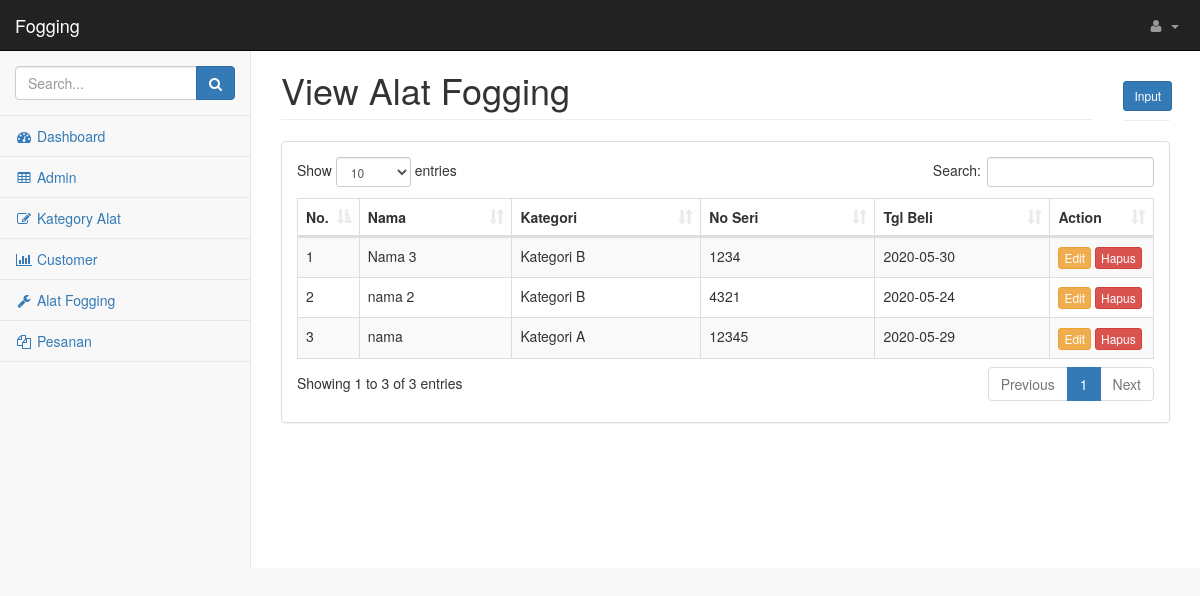
The app's page /index.php/alat_fogging with its own data.
### tables this page shows
CREATE TABLE `alat_fogging` (
  `id_alat` int(11) NOT NULL AUTO_INCREMENT,
  `id_kat` int(11) DEFAULT NULL,
  `nama` varchar(100) DEFAULT NULL,
  `no_seri` varchar(50) DEFAULT NULL,
  `tgl_beli` date DEFAULT NULL,
  PRIMARY KEY (`id_alat`)
);

CREATE TABLE `kategori_alat` (
  `id_kat` int(11) NOT NULL AUTO_INCREMENT,
  `kategori` varchar(50) DEFAULT NULL,
  PRIMARY KEY (`id_kat`)
);

### application/libraries/Template.php (called while the page is built)
<?php if ( ! defined('BASEPATH')) exit('No direct script access allowed');
class Template {
		var $template_data = array();
		function set($name, $value)
		{
			$this->template_data[$name] = $value;
		}
		function load($template = '', $view = '' , $view_data = array(), $return = FALSE)
		{
			$this->CI =& get_instance();
			$this->set('contents', $this->CI->load->view($view, $view_data, TRUE));
			return $this->CI->load->view($template, $this->template_data, $return);
		}
}

### application/controllers/Alat_fogging.php (called while the page is built, shortened)
<?php
class Alat_fogging extends CI_Controller {
	function index(){
        $data['data_view']= $this->alat_fogging_model->get_data();
        $this->template->load('template', 'alat_fogging/view', $data);
    }
}
?>

### index.php (called while the page is built, shortened)
<?php
require_once BASEPATH.'core/CodeIgniter.php';

### application/models/Alat_fogging_model.php (called while the page is built, shortened)
<?php
class Alat_fogging_model extends CI_Model
{
	function get_data(){
        $sql =  'SELECT * FROM alat_fogging a left join kategori_alat b on a.id_kat=b.id_kat order by a.id_alat DESC ';
        $query = $this->db->query($sql)->result();
        return $query;
    }
}
?>

### application/views/alat_fogging/view.php (the view, shortened to what this page needs)
<div class="row">
    <div class="col-lg-11">
        <h1 class="page-header">View Alat Fogging</h1>
    </div>
    <div class="col-lg-1">
        <h1 class="page-header"><a class="btn btn-primary btn-sm" href="<?php echo base_url('alat_fogging/form'); ?>">Input</a></h1>
    </div>
</div>
<div class="row">
    <div class="col-lg-12">
        <div class="panel panel-default">
            <div class="panel-body">
                <div class="table-responsive">
                    <table class="table table-striped table-bordered table-hover" id="dataTables-example">
                        <thead>
                            <tr>
                                <th width="5%">No.</th>
                                <th>Nama</th>
                                <th>Kategori</th>
                                <th>No Seri</th>
                                <th>Tgl Beli</th>
                                <th width="12%">Action</th>
                            </tr>
                        </thead>
                        <tbody>
                        	<?php
                        	$no=0;
                        	foreach ($data_view as $key => $value) {
                        	$no 		= $no+1;
                        	?>
                            <tr class="odd gradeX">
                                <td><?php echo $no; ?></td>
                                <td><?php echo $value->nama; ?></td>
                                <td><?php echo $value->kategori; ?></td>
                                <td><?php echo $value->no_seri; ?></td>
                                <td><?php echo $value->tgl_beli; ?></td>
                                <td>
                                <a class="btn btn-warning btn-xs" href="<?php echo base_url('alat_fogging/edit/'.$value->id_alat); ?>">Edit</a>
                                <button class="btn btn-danger btn-xs" id="delete" data-id="<?php echo $value->id_alat; ?>" data-nama="<?php echo $value->nama; ?>">Hapus</button>
                                </td>
                            </tr>
                            <?php
                        	}
                            ?>
                        </tbody>
                    </table>
                </div>
            </div>
        </div>
    </div>
</div>

### application/views/template.php (shortened to what this page needs)
<!DOCTYPE html>
<html lang="en">
    <head>
        <link href="<?php echo base_url(); ?>assets/css/bootstrap.min.css" rel="stylesheet">
        <link href="<?php echo base_url(); ?>assets/css/metisMenu.min.css" rel="stylesheet">
        <link href="<?php echo base_url(); ?>assets/css/startmin.css" rel="stylesheet">
        <link href="<?php echo base_url(); ?>assets/css/font-awesome.min.css" rel="stylesheet" type="text/css">
        <link href="<?php echo base_url(); ?>assets/css/dataTables/dataTables.bootstrap.css" rel="stylesheet">
        <link href="<?php echo base_url(); ?>assets/css/dataTables/dataTables.responsive.css" rel="stylesheet">
    </head>
    <body>
        <div id="wrapper">
            <nav class="navbar navbar-inverse navbar-fixed-top" role="navigation">
                <div class="navbar-header">
                    <a class="navbar-brand" href="index.html">Fogging</a>
                </div>
                <ul class="nav navbar-right navbar-top-links">
                    <li class="dropdown">
                        <a class="dropdown-toggle" data-toggle="dropdown" href="#">
                            <i class="fa fa-user fa-fw"></i> <?php echo $this->session->userdata('username'); ?> <b class="caret"></b>
                        </a>
                    </li>
                </ul>
                <div class="navbar-default sidebar" role="navigation">
                    <div class="sidebar-nav navbar-collapse">
                        <ul class="nav" id="side-menu">
                            <li class="sidebar-search">
                                <div class="input-group custom-search-form">
                                    <input type="text" class="form-control" placeholder="Search...">
                                    <span class="input-group-btn">
                                        <button class="btn btn-primary" type="button">
                                            <i class="fa fa-search"></i>
                                        </button>
                                    </span>
                                </div>
                            </li>
                            <li>
                                <a href="<?php echo base_url('welcome') ?>"><i class="fa fa-dashboard fa-fw"></i> Dashboard</a>
                            </li>
                            <li>
                                <a href="<?php echo base_url('admin'); ?>"><i class="fa fa-table fa-fw"></i> Admin</a>
                            </li>
                            <li>
                                <a href="<?php echo base_url('kategori'); ?>"><i class="fa fa-edit fa-fw"></i> Kategory Alat</a>
                            </li>
                            <li>
                                <a href="<?php echo base_url('customer'); ?>"><i class="fa fa-bar-chart-o fa-fw"></i> Customer</a>
                            </li>
                            <li>
                                <a href="<?php echo base_url('alat_fogging'); ?>"><i class="fa fa-wrench fa-fw"></i> Alat Fogging</a>
                            </li>
                            <li>
                                <a href="<?php echo base_url('pesan/view_pesan'); ?>"><i class="fa fa-files-o fa-fw"></i> Pesanan</a>
                            </li>
                        </ul>
                    </div>
                </div>
            </nav>
            <div id="page-wrapper">
                <div class="container-fluid">
                    <?php echo $contents; ?>
                </div>
            </div>
        </div>
    </body>
</html>

### assets/css/startmin.css (style rules this page uses)
body { background-color: #f8f8f8; }
#wrapper { width: 100%; }
#page-wrapper { padding-top: 30px; min-height: 568px; background-color: #fff; }
@media (min-width:768px) { #page-wrapper { position: inherit; margin-left: 250px; padding: 30px 15px 0 15px; border-left: 1px solid #e7e7e7; } }
.navbar-header { float: left; }
.navbar-right { text-align: right; }
.navbar-top-links { margin: 0; }
.navbar-top-links li { display: inline-block; }
.navbar-top-links li:last-child { margin-right: 6px; }
.navbar-top-links li a { padding: 15px; min-height: 50px; }
.navbar-top-links>li>a { color: #999; }
.sidebar .sidebar-nav.navbar-collapse { padding-right: 0; padding-left: 0; }
.sidebar .sidebar-search { padding: 15px; }
.sidebar ul li { border-bottom: 1px solid #e7e7e7; }
@media (min-width:768px) { .sidebar { z-index: 1; position: absolute; width: 250px; margin-top: 51px; } }
table.dataTable thead .sorting, table.dataTable thead .sorting_asc, table.dataTable thead .sorting_desc, table.dataTable thead .sorting_asc_disabled, table.dataTable thead .sorting_desc_disabled { background: 0 0; }
table.dataTable thead .sorting_asc:after { content: "\f0de"; float: right; font-family: fontawesome; }
table.dataTable thead .sorting:after { content: "\f0dc"; float: right; font-family: fontawesome; color: rgba(50,50,50,.5); }

### records on screen
alat_fogging: nama "Nama 3", id_kat.kategori "Kategori B", no_seri "1234", tgl_beli "2020-05-30"
alat_fogging: nama "nama 2", id_kat.kategori "Kategori B", no_seri "4321", tgl_beli "2020-05-24"
alat_fogging: nama "nama", id_kat.kategori "Kategori A", no_seri "12345", tgl_beli "2020-05-29"
